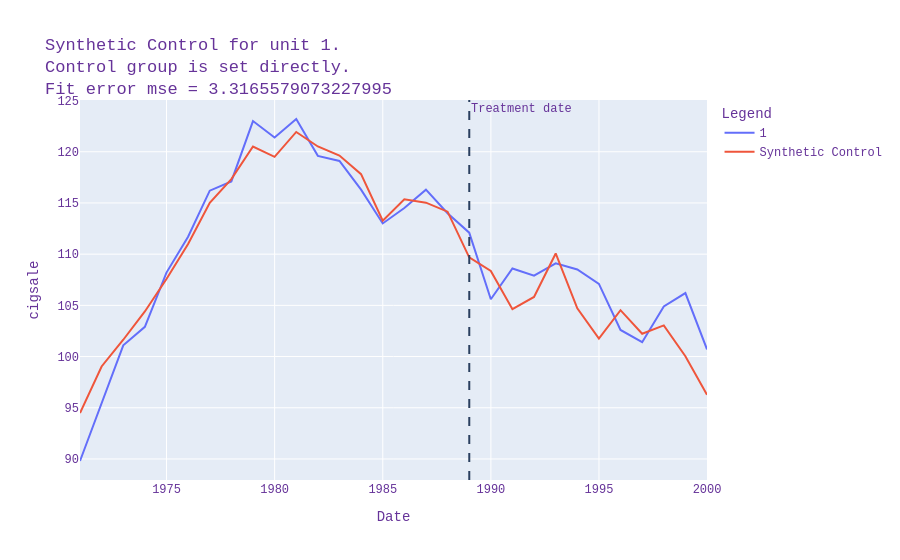

Here is the notebook cell this chart was saved with:
### Markdown cell above
### 8.4 One-shot workflow: `run_experiment`

Что делаем:
- запускаем весь pipeline одной командой.

Зачем:
- быстрый production-like запуск без ручной оркестрации.

### Code cell
# Вариант 2: full pipeline одной командой
run_result = experiment.run_experiment(
    feature="cigsale",
    to_plot=True,
    to_plot_individual=True,
    control_group=all_controls,
    epochs=300,
    lr=0.05,
    inference_method="permutation",
    permutation_iterations=500,
    min_units_after_filter=1,
    min_units_for_inference=1,
    to_plot_aggregated = True,
)

run_result.test_name, run_result.test_pvalue
